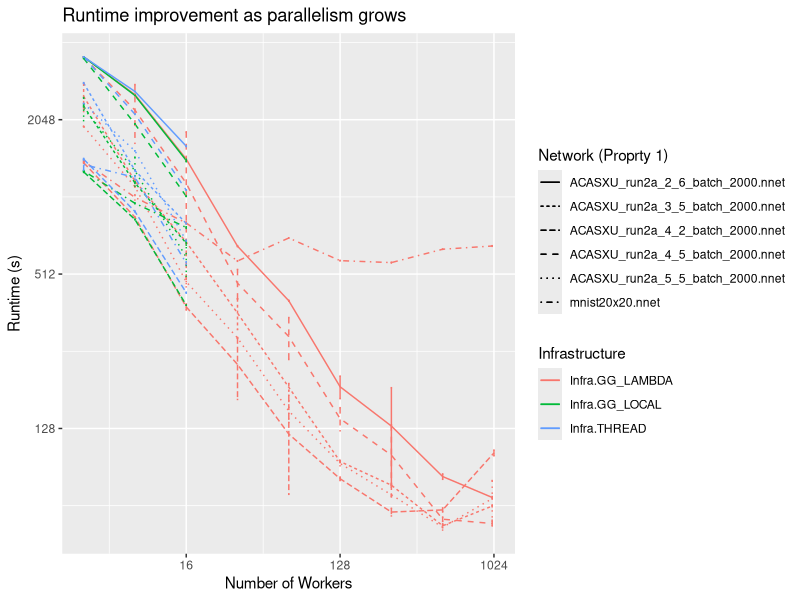

Reproduce this figure in R.
library(tidyverse)

data <- read_csv("./data.csv")
benches <- c("2_6","4_2","3_5","4_5","5_5","mnist")
regex <- str_c(benches, collapse="|")
right_benches <- data %>% filter(grepl(regex, net))
no_outliers <- right_benches %>%
  filter(jobs < 32 | grepl("LAM", infra)) %>%
  # Outliers
  filter(trial != 0 | !grepl("2_6", net) | jobs !=512) %>%
  filter(trial != 0 | !grepl("3_5", net) | jobs !=1000) %>%
  filter(trial != 2 | !grepl("3_5", net) | jobs !=256) %>%
  filter(trial != 1 | !grepl("4_2", net) | jobs !=128) %>%
  filter(trial != 2 | !grepl("4_5", net) | jobs !=16) %>%
  filter(trial != 1 | !grepl("5_5", net) | jobs !=1000) %>%
  filter(trial != 1 | !grepl("5_5", net) | jobs !=512) %>%
  filter(hash != "76fe1c29" | !grepl("4_5", net) | jobs !=512)
series <- no_outliers %>%
  group_by(jobs,infra,net) %>%
  summarise(mean_rt = median(runtime), sd_rt = sd(runtime))
series[is.na(series)] <- 0
ggplot(series, aes(x = jobs, y = mean_rt, color = infra, linetype = net)) +
  geom_line() +
  geom_errorbar(aes(ymax = mean_rt + sd_rt, ymin = mean_rt - sd_rt)) +
  scale_x_continuous(trans='log2') +
  scale_y_continuous(trans='log2') +
  labs(
    title = "Runtime improvement as parallelism grows",
    y = "Runtime (s)",
    x = "Number of Workers",
    linetype = "Network (Proprty 1)",
    color = "Infrastructure"
  )
    
